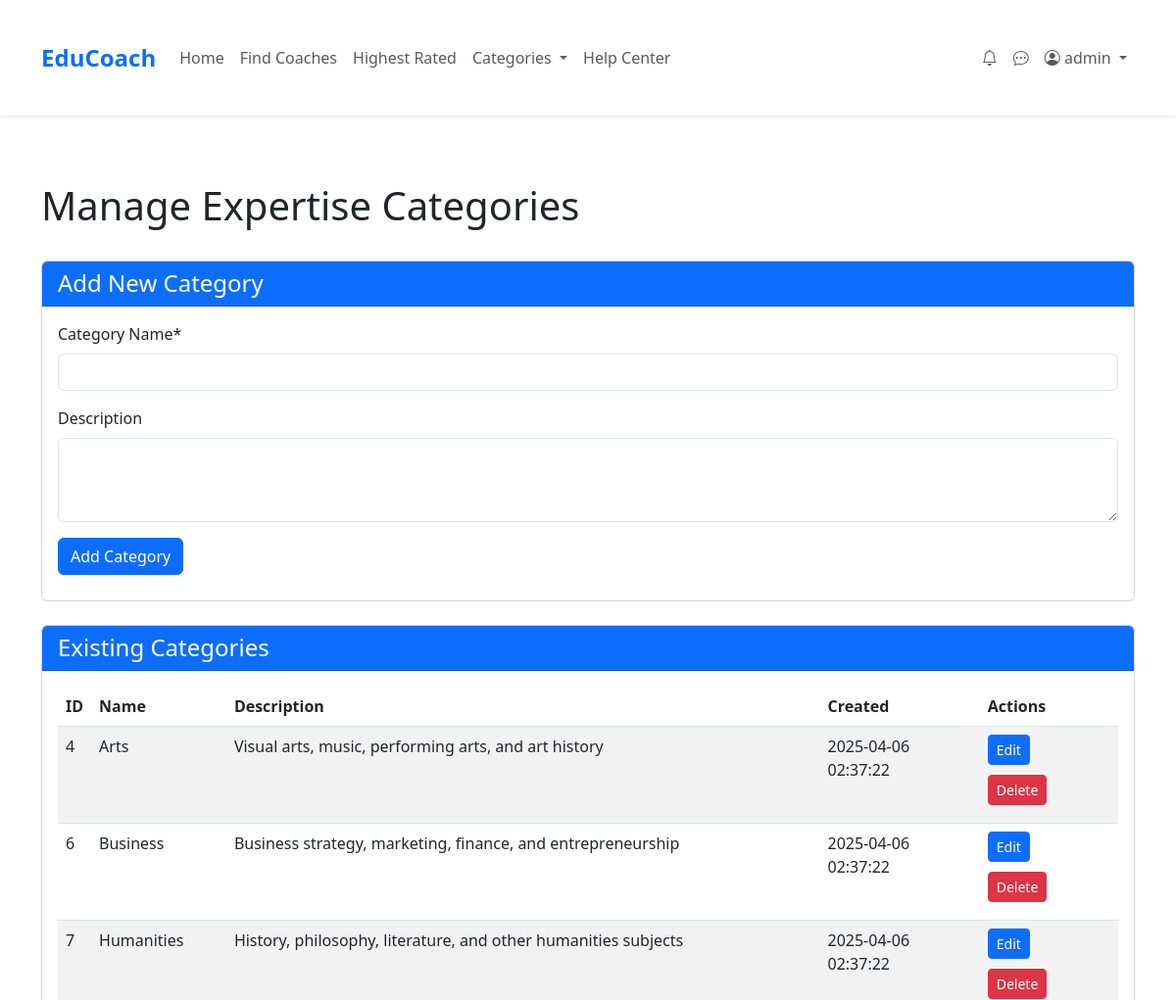
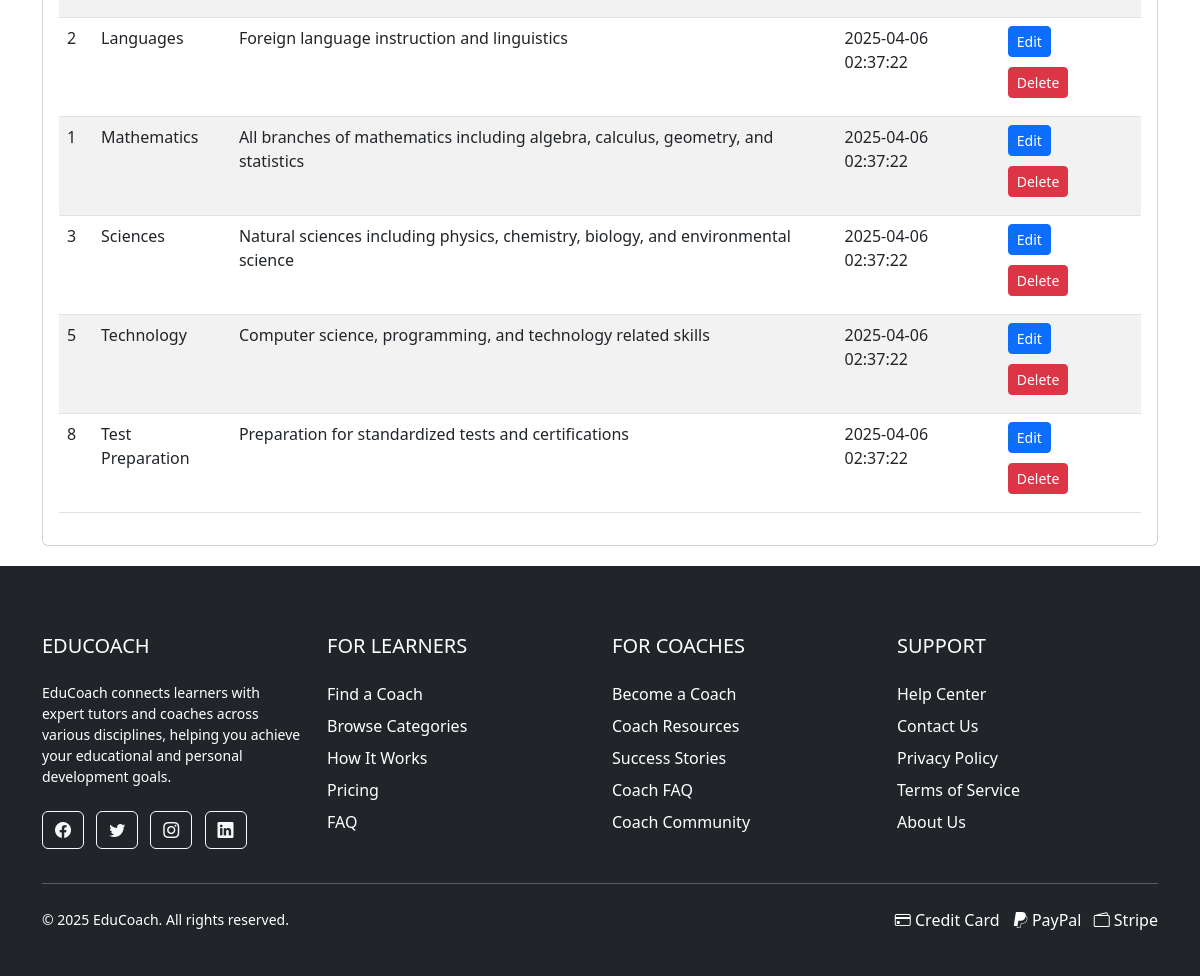
The page /pages/manage-categories.php (signed in) on the database its author committed (2 pictures, top to bottom).
### tables this page shows
CREATE TABLE IF NOT EXISTS Expertise_Categories (
    category_id INT PRIMARY KEY AUTO_INCREMENT,
    category_name VARCHAR(100) NOT NULL,
    description TEXT,
    created_at TIMESTAMP DEFAULT CURRENT_TIMESTAMP
);

### pages/manage-categories.php (the view, shortened to what this page needs)
<?php
require_once __DIR__ . '/../includes/db_connection.php';
$category_to_edit = null;
try {
    $stmt = $pdo->prepare("SELECT * FROM Expertise_Categories ORDER BY category_name");
    $stmt->execute();
    $categories = $stmt->fetchAll(PDO::FETCH_ASSOC);
} catch (PDOException $e) {
    $error_message = "Database error: " . $e->getMessage();
    $categories = [];
}
include __DIR__ . '/../includes/header.php';
?>
<div class="container mt-5">
    <div class="row">
        <div class="col-md-12">
            <div class="d-flex justify-content-between align-items-center mb-4">
                <h1><?= $category_to_edit ? 'Edit Category' : 'Manage Expertise Categories' ?></h1>
            </div>
            <div class="card mb-4">
                <div class="card-header bg-primary text-white">
                    <h4 class="mb-0"><?= $category_to_edit ? 'Edit Category' : 'Add New Category' ?></h4>
                </div>
                <div class="card-body">
                    <form method="post" action="manage-categories.php">
                        <div class="mb-3">
                            <label for="category_name" class="form-label">Category Name*</label>
                            <input type="text" class="form-control" id="category_name" name="category_name" required
                                   value="<?= $category_to_edit ? htmlspecialchars($category_to_edit['category_name']) : '' ?>">
                        </div>
                        <div class="mb-3">
                            <label for="description" class="form-label">Description</label>
                            <textarea class="form-control" id="description" name="description" rows="3"><?= $category_to_edit ? htmlspecialchars($category_to_edit['description']) : '' ?></textarea>
                        </div>
                        <button type="submit" class="btn btn-primary">
                            <?= $category_to_edit ? 'Update Category' : 'Add Category' ?>
                        </button>
                    </form>
                </div>
            </div>
            <?php if (!$category_to_edit): ?>
                <div class="card">
                    <div class="card-header bg-primary text-white">
                        <h4 class="mb-0">Existing Categories</h4>
                    </div>
                    <div class="card-body">
                        <?php if (empty($categories)): ?>
                            <p class="text-muted">No categories found.</p>
                        <?php else: ?>
                            <div class="table-responsive">
                                <table class="table table-striped">
                                    <thead>
                                        <tr>
                                            <th>ID</th>
                                            <th>Name</th>
                                            <th>Description</th>
                                            <th>Created</th>
                                            <th>Actions</th>
                                        </tr>
                                    </thead>
                                    <tbody>
                                        <?php foreach ($categories as $category): ?>
                                            <tr>
                                                <td><?= $category['category_id'] ?></td>
                                                <td><?= htmlspecialchars($category['category_name']) ?></td>
                                                <td><?= htmlspecialchars($category['description'] ?? '') ?></td>
                                                <td><?= $category['created_at'] ?></td>
                                                <td>
                                                    <a href="manage-categories.php?edit=<?= $category['category_id'] ?>" class="btn btn-sm btn-primary">Edit</a>
                                                    <a href="manage-categories.php?delete=<?= $category['category_id'] ?>" class="btn btn-sm btn-danger"
                                                       onclick="return confirm('Are you sure you want to delete this category?')">Delete</a>
                                                </td>
                                            </tr>
                                        <?php endforeach; ?>
                                    </tbody>
                                </table>
                            </div>
                        <?php endif; ?>
                    </div>
                </div>
            <?php endif; ?>
        </div>
    </div>
</div>
<?php include __DIR__ . '/../includes/footer.php'; ?>

### assets/css/styles.css (style rules this page uses)
body { font-family: 'Arial', sans-serif; color: #333; line-height: 1.6; }
.card { border-radius: 8px; overflow: hidden; transition: transform 0.3s, box-shadow 0.3s; }
.btn-primary { background-color: #0d6efd; border-color: #0d6efd; }
.container { max-width: 1200px; margin: 0 auto; padding: 20px; }
.btn { margin-right: 10px; margin-bottom: 10px; }

### rows shown on the page
expertise_categories: category_id "4", category_name "Arts", description "Visual arts, music, performing arts, and art history", created_at "2025-04-06 02:37:22"
expertise_categories: category_id "6", category_name "Business", description "Business strategy, marketing, finance, and entrepreneurship", created_at "2025-04-06 02:37:22"
expertise_categories: category_id "7", category_name "Humanities", description "History, philosophy, literature, and other humanities subjects", created_at "2025-04-06 02:37:22"
expertise_categories: category_id "2", category_name "Languages", description "Foreign language instruction and linguistics", created_at "2025-04-06 02:37:22"
expertise_categories: category_id "1", category_name "Mathematics", description "All branches of mathematics including algebra, calculus, geometry, and statistics", created_at "2025-04-06 02:37:22"
expertise_categories: category_id "3", category_name "Sciences", description "Natural sciences including physics, chemistry, biology, and environmental science", created_at "2025-04-06 02:37:22"
expertise_categories: category_id "5", category_name "Technology", description "Computer science, programming, and technology related skills", created_at "2025-04-06 02:37:22"
expertise_categories: category_id "8", category_name "Test Preparation", description "Preparation for standardized tests and certifications", created_at "2025-04-06 02:37:22"

### other values the page prints
$_SESSION['username'] "admin"
